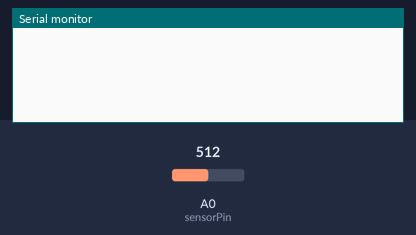
A sketch run on a simulated Arduino Uno, built with avr-gcc and run on an emulated ATmega328P. Shown: the last lines printed to the serial monitor. The inputs (shaded band) are chosen by the test bench; at power-on: A0 (sensorPin) = 512.

Above: at 1.2 s.
1.3 s: A0 (sensorPin) set to 900
At 1.9 s:
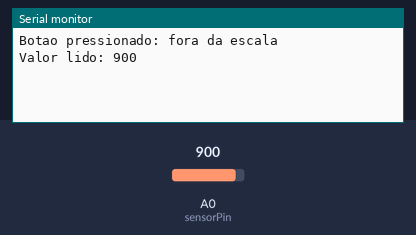
2.8 s: A0 (sensorPin) set to 122
At 4.1 s:
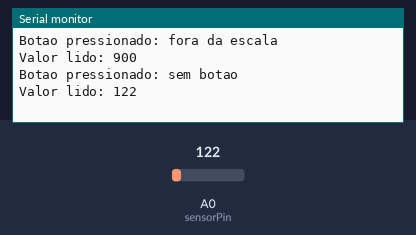

The sketch:

TesteDivisorTensao.ino
```cpp
#define BOTAO_VERM_INF 775
#define BOTAO_VERM_SUP 850
#define BOTAO_AZUL_INF 580
#define BOTAO_AZUL_SUP 596
#define BOTAO_PRET_INF 363
#define BOTAO_PRET_SUP 425
#define BOTAO_AMAR_INF 190
#define BOTAO_AMAR_SUP 205
#define SEM_BOTAO_INF 0
#define SEM_BOTAO_SUP 150

/*
Resistores Usados: 33k (pode trocar para valores maiores para baixar a corrente)

 		Média			Min	Max
 Botao Vermelho	795	                738     802
 Botao Azul	588  	                580	596
 Botao preto	390			363	425
 Botao amarelo	196	                190	204
 Sem botao	22,0412844036697	62	0


 Medicao:
 Analog Input: Azul

 Alimentacao:
 Fio Gnd: Preto
 Fio 5+: Vermelho

 */


int sensorPin = A0;    // select the input pin for the potentiometer
int sensorValue = 0;  // variable to store the value coming from the sensor

String valorLido;
byte  estadoLeituraAtual = 0;
byte estadoLeituraAnterior = 0;


void setup() {

  Serial.begin(9600);

}

void loop() {
  // read the value from the sensor:
  sensorValue = analogRead(sensorPin);
  delay(10);


 if ((sensorValue >= SEM_BOTAO_INF) && (sensorValue <= SEM_BOTAO_SUP)) {
    valorLido = "sem botao";
    estadoLeituraAtual = 0;
  }
  else if ((sensorValue >= BOTAO_VERM_INF) && (sensorValue <= BOTAO_VERM_SUP)) {
    valorLido = "botao 1 (vermelho)";
    estadoLeituraAtual = 1;
  }
  else if ((sensorValue >= BOTAO_AZUL_INF) && (sensorValue <= BOTAO_AZUL_SUP)) {
    valorLido = "botao 2 (azul)";
    estadoLeituraAtual = 2;
  }
  else if ((sensorValue >= BOTAO_PRET_INF) && (sensorValue <= BOTAO_PRET_SUP)) {
    valorLido = "botao 3 (preto)";
    estadoLeituraAtual = 3;
  }
  else if ((sensorValue >= BOTAO_AMAR_INF) && (sensorValue <= BOTAO_AMAR_SUP)) {
    valorLido = "botao 4 (amarelo)";
    estadoLeituraAtual = 4;
  }
  else if (sensorValue > BOTAO_VERM_SUP) {
    valorLido = "fora da escala";
    estadoLeituraAtual = 255;
  }


  if (estadoLeituraAnterior != estadoLeituraAtual)
  {
    Serial.println("Botao pressionado: " + valorLido);
    Serial.println("Valor lido: " + String(sensorValue));
    estadoLeituraAnterior = estadoLeituraAtual;
  }
}
```

Measured:
- after the input at 1.3 s, the serial monitor: prints a new line at once (image 1)
- after the input at 2.8 s, the serial monitor: prints a new line at once (image 2)
